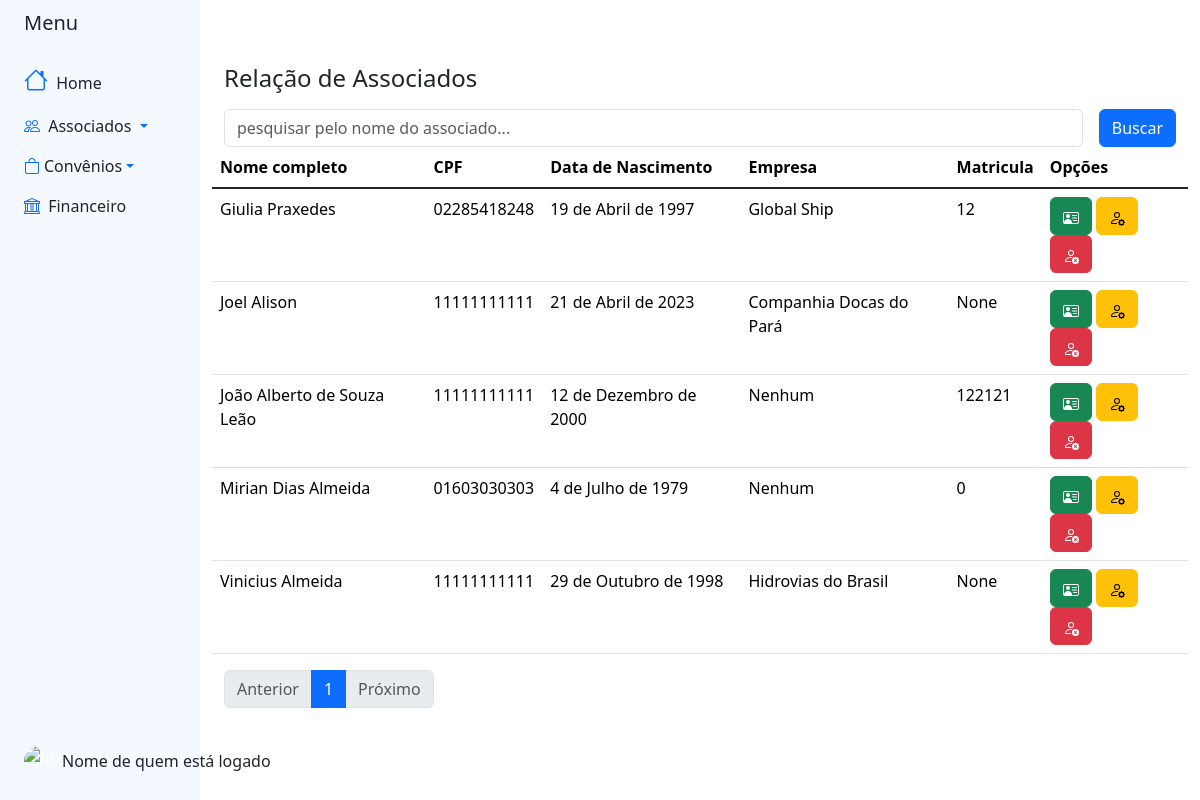
The page /associados/ (signed in) on the database as committed earlier.
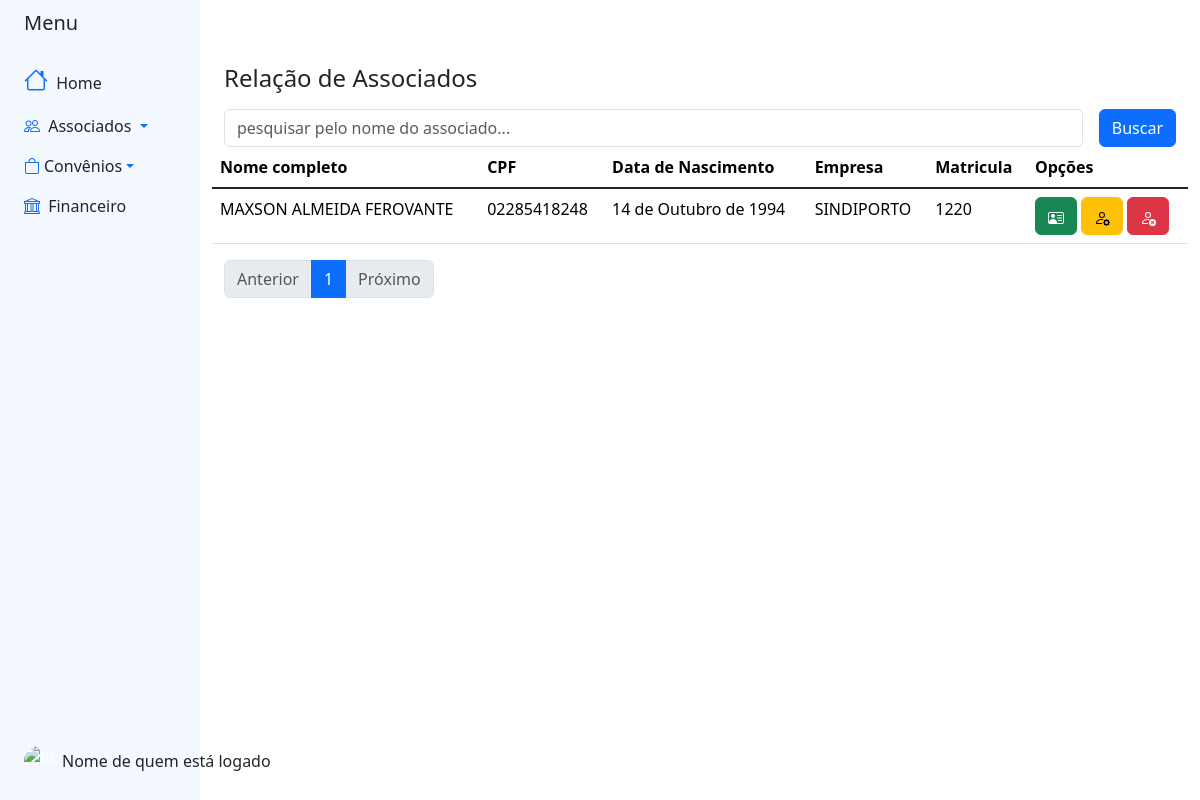
The same page on the database as committed later.
### blackpearl/associados/models.py (models this page shows, shortened)
class Base(models.Model):
    criado = models.DateField('Data de Criação', auto_now_add=True)
    modificado = models.DateField('Data de Atualização', auto_now_add=True)
    ativo = models.BooleanField('Ativo?', default=True)
    class Meta:
        abstract = True

class Associado(Base):
    nomecompleto = models.CharField('Nome Completo', max_length=300)
    dataNascimento = models.DateField('Data de Nascimento')
    sexo = models.CharField('Sexo', max_length=1, choices=SEXO_CHOICES)
    cpf = models.CharField('CPF', max_length=11)
    identidade = models.CharField('Identidade', max_length=20, default='')
    orgemissor = models.CharField('Órgão Emissor', max_length= 6, choices=ORGEMISSOR_CHOICES, default='')
    estadocivil = models.CharField('Estado Civil', max_length= 2, choices=ESTADOCIVIL_CHOICES, default='')
    dataAssociacao = models.DateField('Data de Associação')
    associacao = models.CharField('Associação', max_length=50, choices=ASSOCIACAO_CHOICES, default= '')
    matricula = models.IntegerField('Matricula', null=True)
    empresa  = models.ForeignKey(Empresa, on_delete=models.CASCADE, related_name='empresa')
    email = models.EmailField('e-mail')
    dddNumeroContato = models.CharField('DDD', max_length=2)
    numeroContato = models.CharField('Celular', max_length=9)
    slug = models.SlugField('Slug', max_length=100, blank=True, editable=False)
    cep = models.CharField('CEP', max_length=9)
    logradouro = models.CharField('Logradouro', max_length=200)
    num = models.IntegerField('Número')
    bairro = models.CharField('Bairro', max_length=100)
    cidade = models.CharField('Cidade', max_length=100)
    estado = models.CharField('Estado (UF)', max_length=2, choices=ESTADOS_CHOICES, default='')

class Empresa(Base):
    nome = models.CharField('Nome da empresa', max_length= 100)
    estado = models.CharField('Estado de atuação', max_length=20, choices= ESTADOS_CHOICES)
    def __str__(self):
        return self.nome

### blackpearl/associados/views.py (the view)
# urls.py: path('', views.home, name='home_assoc'),
@login_required(login_url='login')
def home(request):
    nome_pesquisa = request.GET.get('obj')
    if nome_pesquisa:
        associados = Associado.objects.filter(nomecompleto__icontains=nome_pesquisa).order_by('nomecompleto')
    else:
        associados = Associado.objects.all().order_by('nomecompleto')
    paramentro_page = request.GET.get('page', '1')
    paramentro_limit = request.GET.get('limit', '10')
    if not (paramentro_limit.isdigit() and int(paramentro_limit) > 0):
        paramentro_limit = '10'
    associados_paginator = Paginator(associados, paramentro_limit)
    try:
        page = associados_paginator.page(paramentro_page)
    except (EmptyPage, PageNotAnInteger):
        page = associados_paginator.page(1)
    context = {
        'list_objs': page
    }
    return render(request, 'associados/home.html', context)

### blackpearl/associados/templates/associados/home.html (shortened to what this page needs)
{% extends "base_sidebar.html" %}
{% block bootstrap5_content %}
{% load bootstrap5 %}
{% load static %}
      <link href="https://cdn.datatables.net/v/bs5/jq-3.6.0/jszip-2.5.0/dt-1.13.4/b-2.3.6/b-html5-2.3.6/b-print-2.3.6/datatables.min.css" rel="stylesheet"/>
        <div class="container ">
            <div class="row d-flex justify-content-center align-items-center h-50 mt-5">
                <h4 class="">Relação de Associados</h4>
                {% include 'search.html' with href='home_assoc' %}
                <table class="table table-hover">
                          <thead>
                            <tr>
                              <th scope="col">Nome completo</th>
                              <th scope="col">CPF</th>
                              <th scope="col">Data de Nascimento</th>
                              <th scope="col">Empresa</th>
                              <th scope="col">Matricula</th>
                              <th scope="col">Opções</th>
                            </tr>
                          </thead>
                              <tbody class="table-group-divider">
                                {% for assoc in list_objs %}
                                <tr>
                                <td>{{ assoc.nomecompleto }}</td>
                                <td>{{ assoc.cpf }}</td>
                                <td>{{ assoc.dataNascimento }}</td>
                                <td>{{ assoc.empresa }}</td>
                                <td>{{ assoc.matricula }}</td>
                                <td>
                                    <button class="btn btn-success" role="button" href = "{% url 'visualizar' assoc.id%}" data-bs-toggle="modal" data-bs-target="#detalhesModal{{assoc.id}}">
                                    </button>
                                    <a class="btn btn-warning" role="button" href ="{% url 'editar' assoc.id%}" >
                                    </a>
                                    <button type="button" class="btn btn-danger" data-bs-toggle="modal" data-bs-target="#delete{{assoc.id}}">
                                    </button>
                                </td>
                                </tr>
                                {% endfor %}
                        </tbody>
                        </table>
                 {% include 'pagination.html' with href='home_conv' %}
            </div>
        </div>
{% endblock bootstrap5_content %}

### blackpearl/usuarios/templates/base_sidebar.html (shortened to what this page needs)
<!DOCTYPE html>
{% load bootstrap5 %}
  <html lang="en">
  <head>
      {% load static %}
      {% bootstrap_css %}
      <link rel="stylesheet" href="https://cdn.jsdelivr.net/npm/bootstrap-icons@1.10.5/font/bootstrap-icons.css">
  </head>
<body>
<div class="container-fluid">
    <div class="row flex-nowrap">
        <div class="col-auto col-md-3 col-xl-2 px-sm-2 px-0 " style="background-color: #F4F8FF">
            <div class="d-flex flex-column align-items-center align-items-sm-start px-3 pt-2 text-white min-vh-100">
                <a href="/home" class="d-flex align-items-center pb-3 mb-md-0 me-md-auto text-white text-decoration-none">
                    <span class="fs-5 d-none d-sm-inline text-dark">Menu</span>
                </a>
                <ul class="nav nav-pills flex-column mb-sm-auto mb-0 align-items-center align-items-sm-start" id="menu">
                    <li class="nav-item">
                        <a href="/home/" class="nav-link align-middle px-0">
                            <i class="fs-4 bi-house"></i> <span class="ms-1 d-none d-sm-inline text-dark">Home</span>
                        </a>
                    </li>
                    <li>
                        <a href="#submenu1" data-bs-toggle="collapse" class="nav-link px-0 align-middle dropdown-toggle">
                            <i class="bi bi-people"></i> <span class="ms-1 d-none d-sm-inline text-dark">Associados</span>
                        </a>
                    </li>
                    <li>
                        <a href="#submenu2" data-bs-toggle="collapse" class="nav-link px-0 align-middle dropdown-toggle">
                           <i class="bi bi-bag"></i><span class="ms-1 d-none d-sm-inline text-dark">Convênios</span></a>
                    </li>
                    <li>
                        <a href="#" class="nav-link px-0 align-middle">
                            <i class="bi bi-bank"></i> <span class="ms-1 d-none d-sm-inline text-dark">Financeiro</span> </a>
                    </li>
                </ul>
                <div class="dropdown pb-4">
                    <a href="#" class="d-flex align-items-center text-white text-decoration-none dropdown-toggle" id="dropdownUser1" data-bs-toggle="dropdown" aria-expanded="false">
                        <img src="https://avatars.githubusercontent.com/u/10967077?v=4" alt="hugenerd" width="30" height="30" class="rounded-circle">
                        <span class="d-none d-sm-inline text-dark ms-2" >Nome de quem está logado</span>
                    </a>
                </div>
            </div>
        </div>
        <div class="col py-3">
              {% block bootstrap5_content %}
              {% endblock bootstrap5_content %}
        </div>
    </div>
</div>
</body>
</html>

### blackpearl/usuarios/templates/search.html (shortened to what this page needs)
<form class="d-flex gap-3 mt-2" action="{% url href %}" method="GET">
  <input name="obj" type="text" value="{{request.GET.obj}}" class="form-control" placeholder="pesquisar pelo nome do associado...">
  <div class="d-grid gap-2 d-md-flex justify-content-md-end">
    <button type="submit" class="btn btn-primary">Buscar</button>
  </div>
</form>

### blackpearl/usuarios/templates/pagination.html (shortened to what this page needs)
<div class="btn-group" role="group" aria-label="Item pagination">
                            <nav>
                              <ul class="pagination justify-content-start">
                                  {% if list_objs.has_previous%}
                                    <li class="page-item">
                                        {% if request.GET.obj %}
                                            <a href="{% url href %}?page={{ list_objs.previous_page_number}}&obj={{request.GET.obj}}" class="page-link">Anterior</a>
                                        {% else %}
                                            <a href="{% url href %}?page={{ list_objs.previous_page_number}}" class="page-link">Anterior</a>
                                        {% endif %}
                                    </li>
                                  {% else %}
                                  <li class="page-item disabled">
                                      <a  class="page-link">Anterior</a>
                                  </li>
                                  {% endif%}
                                  {% for num in list_objs.paginator.page_range%}
                                      {% if num == list_objs.number %}
                                        <li class="page-item active">
                                            <a class="page-link" href="#">{{num}}</a>
                                        </li>
                                      {% endif%}
                                  {% endfor %}
                                  {% if list_objs.has_next %}
                                    <li class="page-item">
                                        {% if request.GET.obj %}
                                            <a class="page-link" href="{% url href %}?page={{ list_objs.next_page_number}}&obj={{request.GET.obj}}">Próximo</a>
                                        {% else %}
                                            <a class="page-link" href="{% url href %}?page={{ list_objs.next_page_number}}">Próximo</a>
                                        {% endif %}
                                    </li>
                                  {% else %}
                                    <li class="page-item disabled">
                                      <a class="page-link">Próximo</a>
                                    </li>
                                  {% endif%}
                              </ul>
                            </nav>
</div>

Rows that differ between the two databases and show on the page:
removed Associado: nomecompleto "Giulia Praxedes", cpf "02285418248", dataNascimento "19 de Abril de 1997", empresa "Global Ship", matricula "12"
removed Associado: nomecompleto "Joel Alison", cpf "11111111111", dataNascimento "21 de Abril de 2023", empresa "Companhia Docas do Pará", matricula "None"
removed Associado: nomecompleto "João Alberto de Souza Leão", cpf "11111111111", dataNascimento "12 de Dezembro de 2000", empresa "Nenhum", matricula "122121"
removed Associado: nomecompleto "Mirian Dias Almeida", cpf "01603030303", dataNascimento "4 de Julho de 1979", empresa "Nenhum", matricula "0"
removed Associado: nomecompleto "Vinicius Almeida", cpf "11111111111", dataNascimento "29 de Outubro de 1998", empresa "Hidrovias do Brasil", matricula "None"
added Associado: nomecompleto "MAXSON ALMEIDA FEROVANTE", cpf "02285418248", dataNascimento "14 de Outubro de 1994", empresa "SINDIPORTO", matricula "1220"
